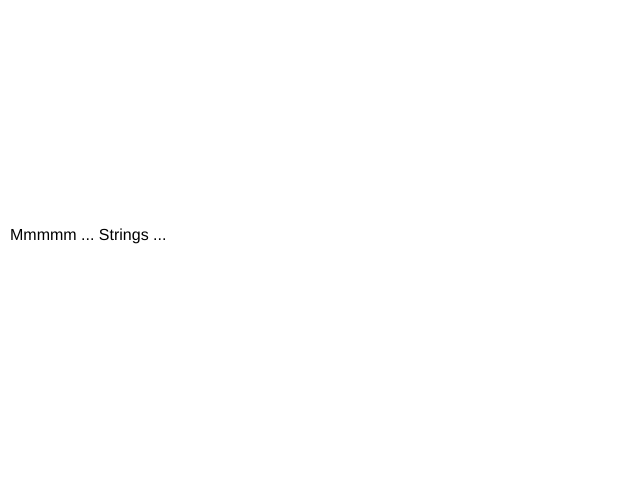
Frame 1 (no input)
Frame 60 (no input): identical to frame 1, image omitted
Frame 120 (the mouse pressed at the canvas centre since frame 60): identical to frame 1, image omitted

The p5.js sketch that drew this single still picture (run headless with seeded random() and noise() and a simulated clock; from frame 60 on, the mouse is pressed at the canvas centre):

// p5.js sketch
// ── sketch.js
// Learning Processing
// Daniel Shiffman
// http://www.learningprocessing.com

// Example 17-1: Simple displaying text

function setup() {
  createCanvas(640, 480);

} 

function draw() {
  background(255);
  textFont("Arial", 16); // Step 4: Specify font to be used
  fill(0);         // Step 5: Specify font color

  // Step 6: Display Text
  text("Mmmmm ... Strings ...", 10, height/2);
}
